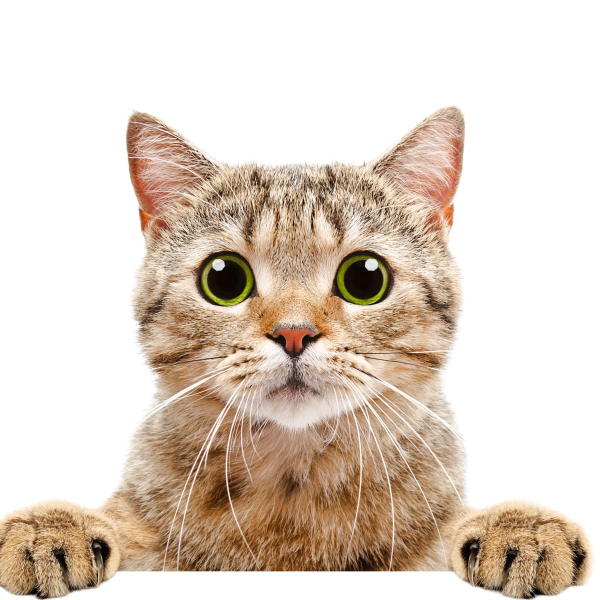
%> input picture HW1/cat.jpg, 1200 x 1200 px (shown at 1/2 size)
$ octave HW.m   (GNU Octave 9; MATLAB toolbox functions it lacks are replaced by stand-ins)
%> lines starting %> are read from the running program, lines starting %| are printed output that depends on the picture
% load color image and display it
I = imread('cat.jpg');
%> I is the input picture: size 1200x1200x3 uint8; mean R, G, B 222.8, 209, 196.7
figure,
subplot(3,2,1), imshow(I), title('Original image');
% convert it to grayscale if needed
grayI = rgb2gray(I);
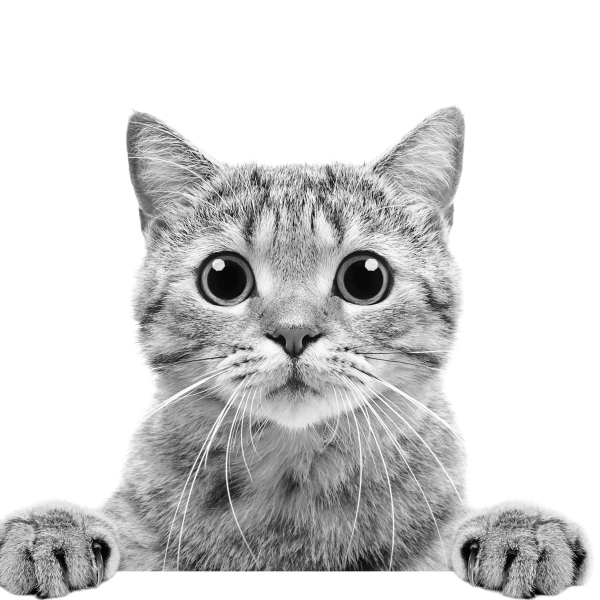
%> grayI: size 1200x1200 uint8 (shown at 1/2 size); min 0, max 255, mean 211.7
subplot(3,2,2), imshow(grayI), title('Grayscale image')
% [13 lines of commented-out code are left out]

small1 = imresize(grayI, 0.5);
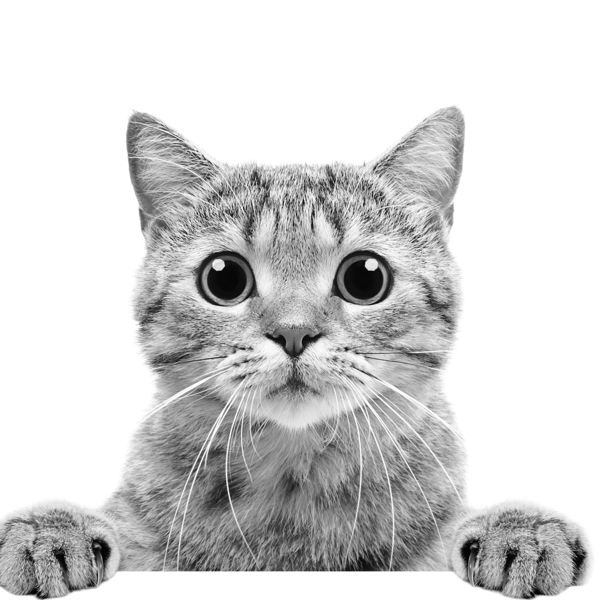
%> small1: size 600x600 uint8; min 0, max 255, mean 211.7
small2 = imresize(grayI, 0.5^3);
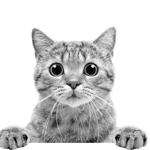
%> small2: size 150x150 uint8; min 0, max 255, mean 211.7
small3 = imresize(grayI, 0.5^5);
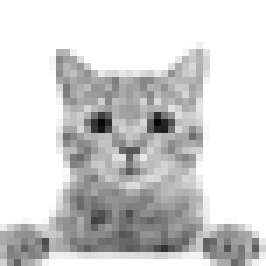
%> small3: size 38x38 uint8 (shown 7 times larger); min 7, max 255, mean 211.5
small4 = imresize(grayI, 0.5^7);

nearest1 = imresize(small1 , 2 , 'nearest');
nearest2 = imresize(small2 , 2^3 , 'nearest');
nearest3 = imresize(small3 , 2^5 , 'nearest');
nearest4 = imresize(small4 , 2^7 , 'nearest');
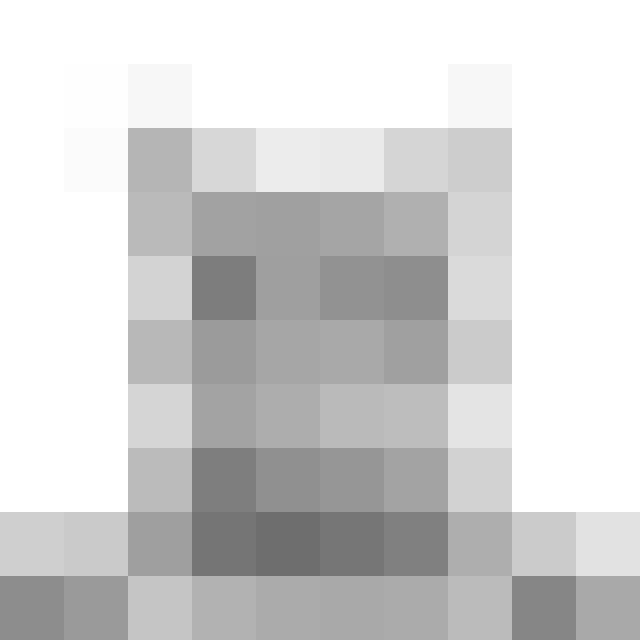
%> nearest4: size 1280x1280 uint8 (shown at 1/2 size); min 110, max 255, mean 210.3

subplot(3,2,3), imshow(nearest1), title('Nearest(0.5)');
subplot(3,2,4), imshow(nearest2), title('Nearest(0.5^3)');
subplot(3,2,5), imshow(nearest3), title('Nearest(0.5^5)');
subplot(3,2,6), imshow(nearest4), title('Nearest(0.5^7)');
% [41 lines of commented-out code are left out]
